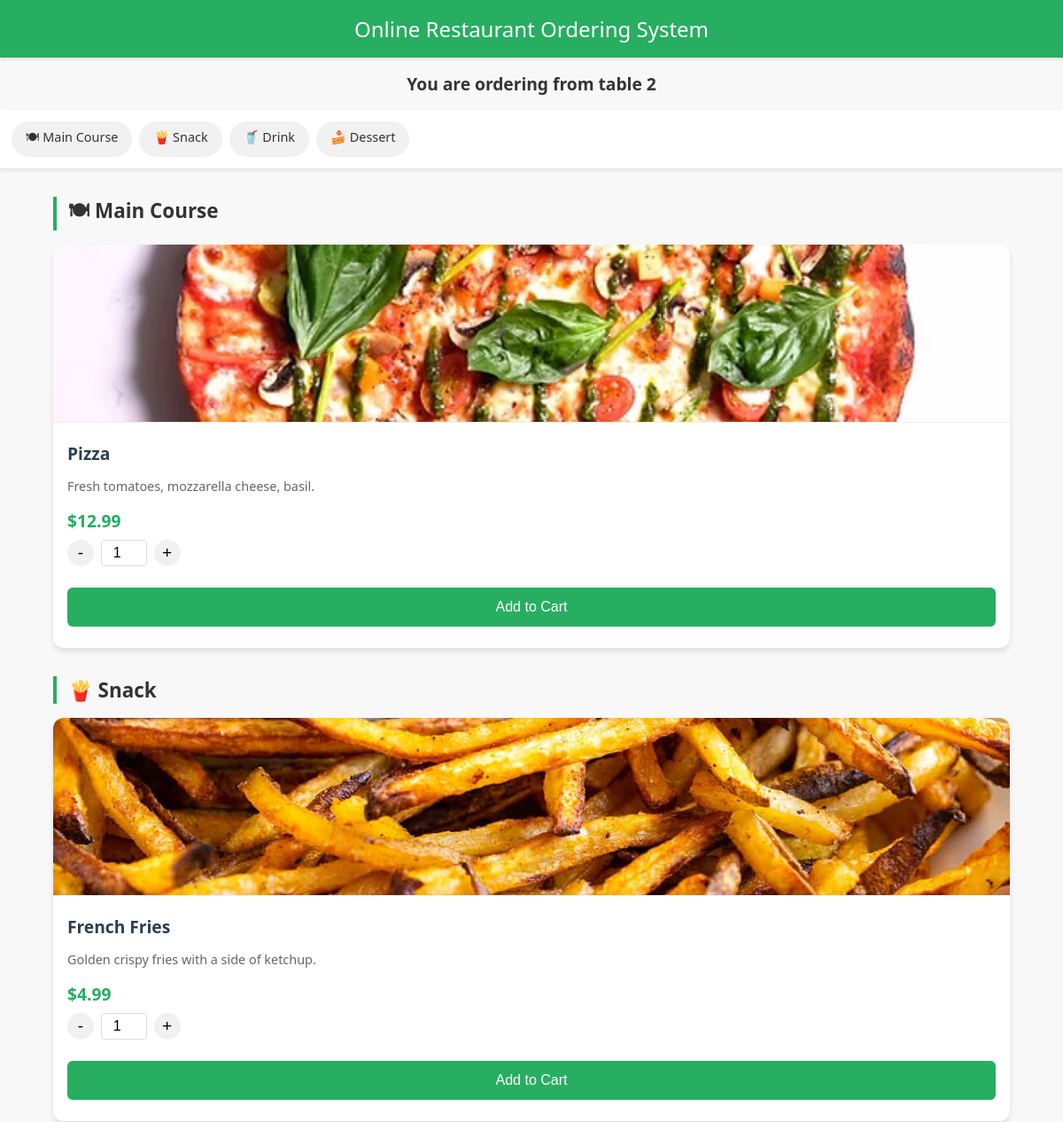
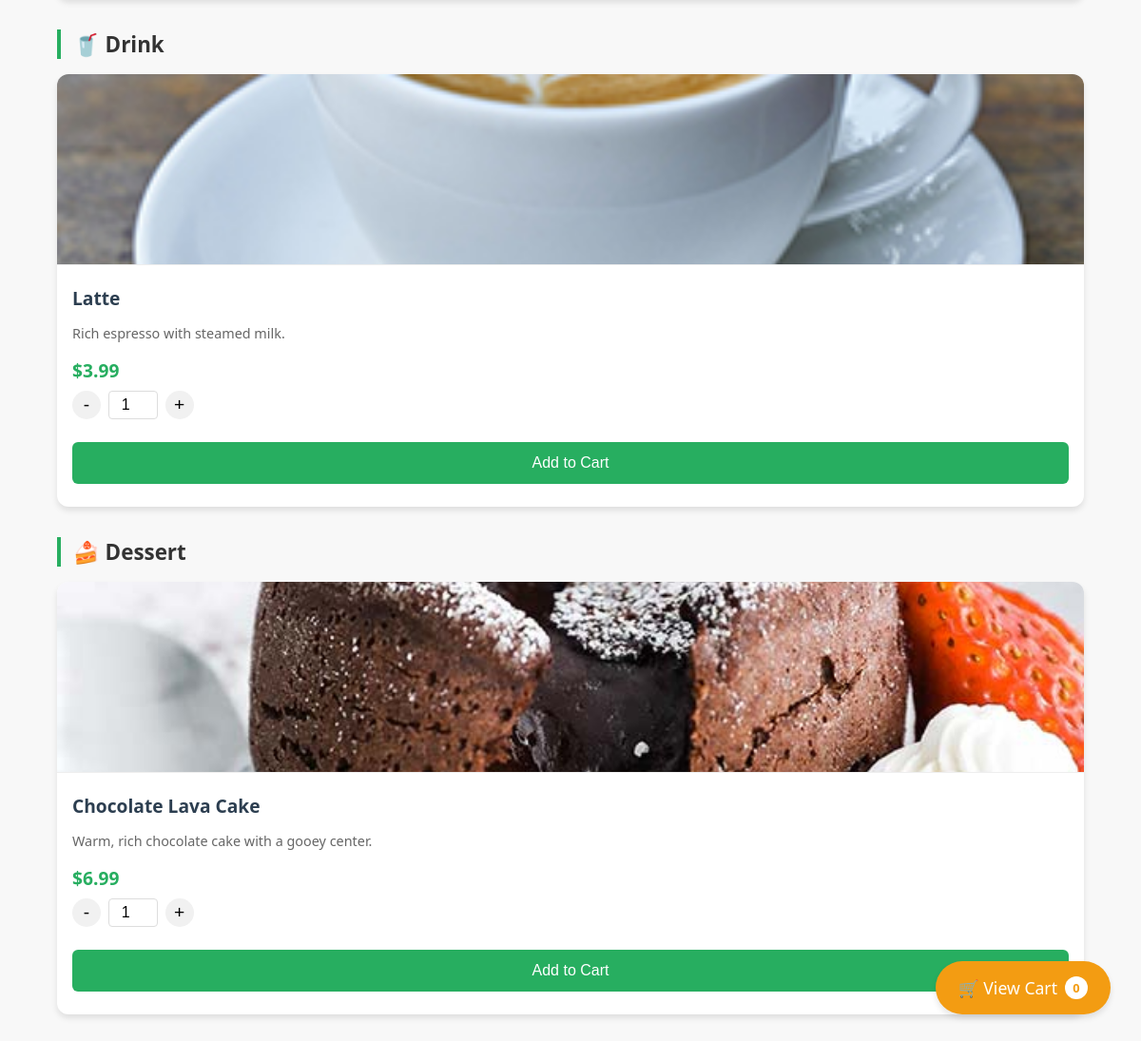
Page /table/menu/2/ on the committed database (2 pictures, top to bottom).
### qrcode_app/models.py (models this page shows)
class MenuItem(models.Model):
    CATEGORY_CHOICES = [
        ('Main Course', 'Main Course'),
        ('Snack', 'Snack'),
        ('Drink', 'Drink'),
        ('Dessert', 'Dessert'),
    ]
    name = models.CharField(max_length=100)
    description = models.TextField()
    price = models.DecimalField(max_digits=10, decimal_places=2)
    image = models.ImageField(upload_to='menu_items/', blank=True, null=True)
    category = models.CharField(max_length=20, choices=CATEGORY_CHOICES, default='Main Course')  #

### qrcode_app/views.py (the view)
# urls.py: path('menu/<str:table_number>/', menu_view, name='menu_view'),# 餐桌二维码视图
def menu_view(request, table_number):
    try:
        table = Table.objects.get(table_number=table_number)
        menu_items = MenuItem.objects.all()
        context = {
            'table_number': table_number,
            'menu_items': menu_items,
            'stripe_public_key': settings.STRIPE_PUBLIC_KEY
        }
        return render(request, 'qrcode_app/menu.html', context)
    except Table.DoesNotExist:
        return redirect('table_list')

### qrcode_app/templates/qrcode_app/menu.html (shortened to what this page needs)
<!DOCTYPE html>
<html lang="en">
<head>
</head>
<body>
    <div class="header">Online Restaurant Ordering System</div>
    <h2 id="table-info">You are ordering from table {{ table_number }}</h2>
    <div class="category-nav" id="category-nav">
        {% regroup menu_items by category as category_list %}
        {% for category in category_list %}
        <div class="category-nav-item" onclick="scrollToCategory('{{ category.grouper }}')">
            {% if category.grouper == 'Main Course' %}🍽
            {% elif category.grouper == 'Snack' %}🍟
            {% elif category.grouper == 'Drink' %}🥤
            {% elif category.grouper == 'Dessert' %}🍰
            {% endif %}
            {{ category.grouper }}
        </div>
        {% endfor %}
    </div>
    {% regroup menu_items by category as category_list %}
    {% for category in category_list %}
    <div class="menu-category" id="category-{{ category.grouper|slugify }}">
        <div class="category-title">
            {% if category.grouper == 'Main Course' %}🍽
            {% elif category.grouper == 'Snack' %}🍟
            {% elif category.grouper == 'Drink' %}🥤
            {% elif category.grouper == 'Dessert' %}🍰
            {% endif %}
            {{ category.grouper }}
        </div>
        <div class="menu-container">
            {% for item in category.list %}
            <div class="menu-item">
                <img src="{{ item.image.url }}" alt="{{ item.name }}" class="menu-item-image">
                <div class="menu-content">
                    <h3>{{ item.name }}</h3>
                    <p>{{ item.description }}</p>
                    <div class="price">${{ item.price }}</div>
                    <div class="quantity-selector">
                        <button class="quantity-btn" onclick="decrementQuantity('{{ item.id }}')">-</button>
                        <input type="number" id="quantity-{{ item.id }}" class="quantity-input" value="1" min="1" max="10">
                        <button class="quantity-btn" onclick="incrementQuantity('{{ item.id }}')">+</button>
                    </div>
                    <button class="btn" onclick="addToCart('{{ item.name }}', {{ item.price }}, '{{ item.id }}')">Add to Cart</button>
                </div>
            </div>
            {% endfor %}
        </div>
    </div>
    {% endfor %}
    <div class="cart" onclick="toggleCart()">
        🛒 View Cart <span class="cart-badge" id="cart-badge">0</span>
    </div>
</body>
</html>

### qrcode_app/templates/qrcode_app/menu.html (style rules this page uses)
body { font-family: 'Segoe UI', Tahoma, Geneva, Verdana, sans-serif; background-color: #f8f8f8; margin: 0; padding: 0; color: #333; }
.header { background: #27ae60; color: white; text-align: center; padding: 1rem; font-size: 1.5rem; box-shadow: 0 2px 4px rgba(0,0,0,0.1); position: sticky; top: 0; z-index: 10; }
#table-info { text-align: center; font-size: 1.2rem; color: #333; margin: 1rem 0; }
.menu-category { width: 90%; max-width: 1200px; margin: 2rem auto; }
.category-title { font-size: 1.4rem; font-weight: 600; margin-bottom: 1rem; color: #333; padding-left: 0.8rem; border-left: 4px solid #27ae60; }
.menu-container { display: grid; grid-template-columns: repeat(auto-fit, minmax(280px, 1fr)); gap: 1.5rem; margin-bottom: 2rem; }
.menu-item { background: white; border-radius: 12px; overflow: hidden; box-shadow: 0 4px 6px rgba(0,0,0,0.1); transition: transform 0.2s, box-shadow 0.2s; }
.menu-item-image { width: 100%; height: 200px; object-fit: cover; border-bottom: 1px solid #eee; }
.menu-content { padding: 1rem; }
.menu-content h3 { margin: 0 0 0.5rem 0; font-size: 1.2rem; color: #2c3e50; }
.menu-content p { font-size: 0.9rem; color: #666; margin-bottom: 1rem; }
.menu-content .price { font-size: 1.2rem; font-weight: 600; color: #27ae60; margin-bottom: 0.5rem; }
.quantity-selector { display: flex; align-items: center; margin-bottom: 1rem; }
.quantity-btn { background: #f1f1f1; border: none; width: 30px; height: 30px; border-radius: 50%; font-size: 1.2rem; cursor: pointer; display: flex; align-items: center; justify-content: center; transition: background 0.2s; }
.quantity-input { width: 40px; text-align: center; font-size: 1rem; border: 1px solid #ddd; border-radius: 4px; padding: 0.3rem; margin: 0 0.5rem; }
.cart { position: fixed; bottom: 2rem; right: 2rem; background: #f39c12; color: white; padding: 1rem 1.5rem; border-radius: 50px; cursor: pointer; font-size: 1.1rem; box-shadow: 0 4px 6px rgba(0,0,0,0.1); transition: transform 0.2s; z-index: 100; display: flex; align-items: center; }
.cart-badge { background: white; color: #f39c12; border-radius: 50%; width: 24px; height: 24px; display: flex; align-items: center; justify-content: center; font-size: 0.8rem; font-weight: bold; margin-left: 0.5rem; }
.btn { background: #27ae60; color: white; border: none; padding: 0.8rem 1.2rem; border-radius: 6px; cursor: pointer; font-size: 1rem; transition: background 0.2s; width: 100%; margin: 0.5rem 0; }
.category-nav { display: flex; overflow-x: auto; background: white; padding: 0.8rem; margin-bottom: 1rem; box-shadow: 0 2px 4px rgba(0,0,0,0.1); -webkit-overflow-scrolling: touch; position: sticky; top: 4rem; z-index: 9; }
.category-nav-item { white-space: nowrap; padding: 0.5rem 1rem; margin-right: 0.5rem; border-radius: 20px; font-size: 0.9rem; cursor: pointer; background: #f1f1f1; transition: background 0.2s; }

### rows in the picture
MenuItem: grouper "Main Course", grouper "Main Course", image (picture), name "Pizza", description "Fresh tomatoes, mozzarella cheese, basil.", price "12.99", id "1"
MenuItem: grouper "Snack", grouper "Snack", image (picture), name "French Fries", description "Golden crispy fries with a side of ketchup.", price "4.99"
MenuItem: grouper "Drink", grouper "Drink", image (picture), name "Latte", description "Rich espresso with steamed milk.", price "3.99"
MenuItem: grouper "Dessert", grouper "Dessert", image (picture), name "Chocolate Lava Cake", description "Warm, rich chocolate cake with a gooey center.", price "6.99"

### other values in the picture
{{ table_number }} "2"
